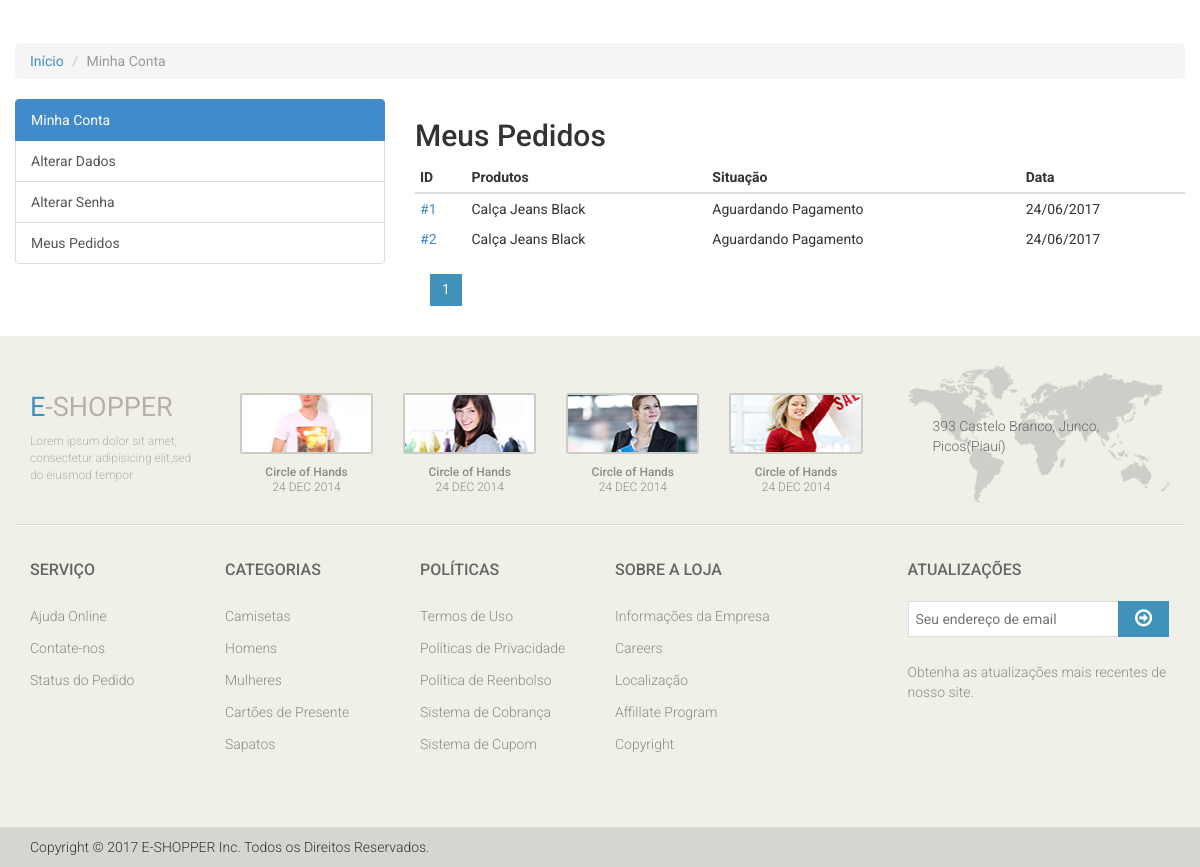
The page /compras/meus-pedidos/ (signed in, lower part) on the database as committed earlier.
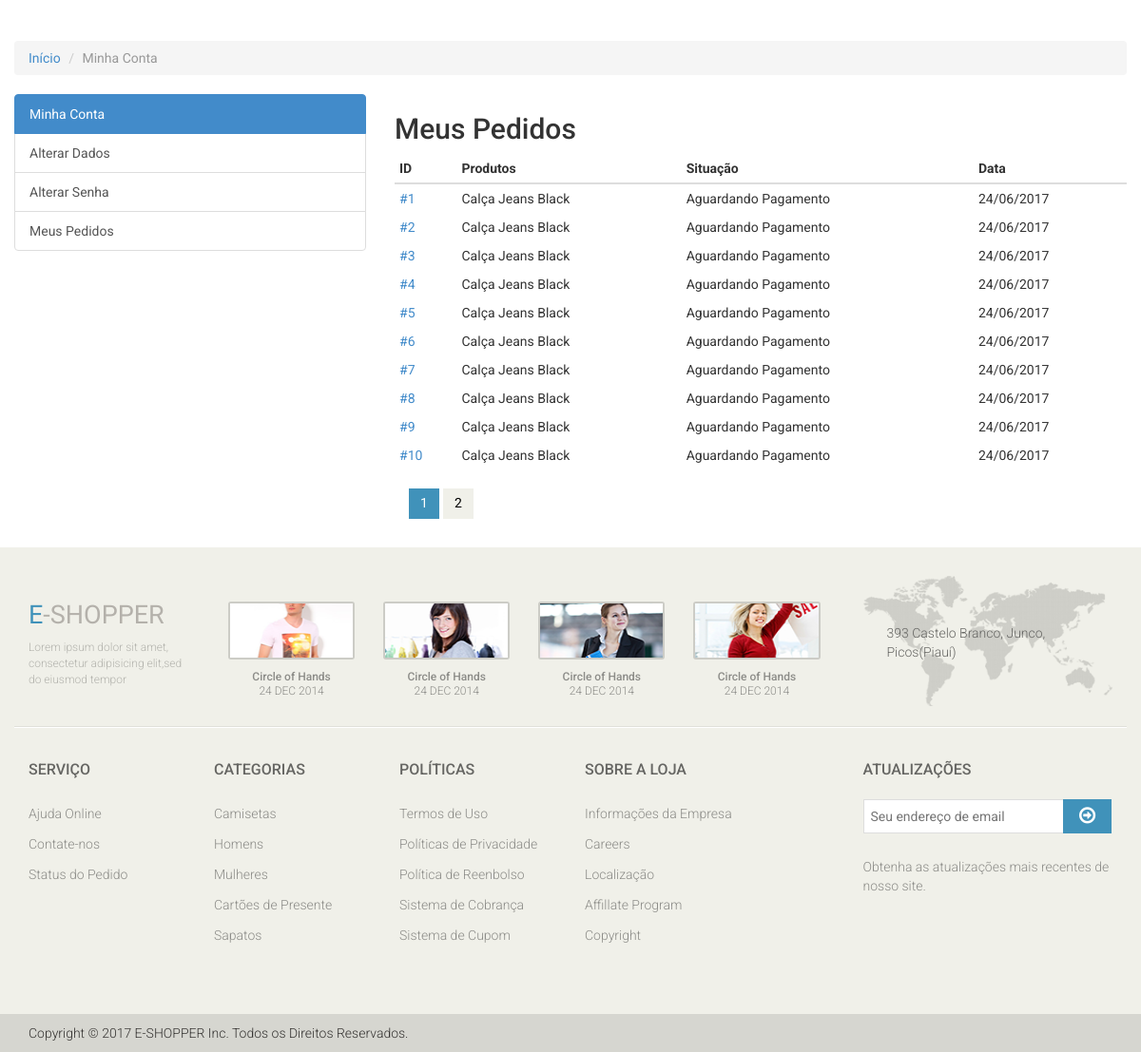
The same page on the database as committed later.
### checkout/models.py (models this page shows, shortened)
class Order(models.Model):
	STATUS_CHOICES = (
		(0, 'Aguardando Pagamento'),
		(1, 'Compra Concluída'),
		(2, 'Compra Cancelada'),
	)
	PAYMENT_OPTIONS_CHOICES = (
		('deposit', 'Depósito'),
		('pagseguro', 'PagSeguro'),
		('paypal', 'Paypal'),
	)
	user = models.ForeignKey(settings.AUTH_USER_MODEL, verbose_name='Usuário')
	status = models.IntegerField('Situação', choices=STATUS_CHOICES, default=0, blank=True)
	payment_option = models.CharField('Opção de Pagamento', choices=PAYMENT_OPTIONS_CHOICES, max_length=20, default='deposit')
	created = models.DateTimeField('Criado em', auto_now_add=True)
	modified = models.DateTimeField('Modificado em', auto_now=True)
	objects = OrderManager()
	class Meta:
		verbose_name = 'Pedido'
		verbose_name_plural = 'Pedidos'
	def products(self):
		products_ids=self.items.values_list('product')
		return Product.objects.filter(pk__in=products_ids)
	def pagseguro(self):
		self.payment_option = 'pagseguro'
		self.save()
		pg = PagSeguro(email=settings.PAGSEGURO_EMAIL, token=settings.PAGSEGURO_TOKEN, config={'sandbox': settings.PAGSEGURO_SANDBOX})
		pg.sender = {'email': self.user.email}
		pg.reference_prefix = ''
		pg.shipping = None
		pg.reference = self.pk
		for item in self.items.all():
			pg.items.append({'id': item.product.pk, 'description': item.product.name, 'quantity': item.quantity, 'amount': '%.2f' % item.price})
		return pg

### catalog/models.py (models this page shows, shortened)
class Product(models.Model):
	name = models.CharField('Nome', max_length=100)
	slug = models.SlugField('Indetificador', max_length=100)
	category = models.ForeignKey('catalog.Category', verbose_name='Categoria')
	description = models.TextField('Descrição', blank=True)
	price = models.DecimalField('Preço', decimal_places=2, max_digits=10)
	image = models.ImageField('Imagem', upload_to='products', blank=True, null=True)
	created = models.DateTimeField('Criado em', auto_now_add=True)
	modified = models.DateTimeField('Modificado em', auto_now_add=True)
	class Meta:
		verbose_name = 'Produto'
		verbose_name_plural = 'Produtos'
		ordering = ['name']

### checkout/views.py (the view)
class OrderListView(LoginRequiredMixin, ListView):
	template_name = 'checkout/order_list.html'
	paginate_by = 10
	def get_queryset(self):
		return Order.objects.filter(user=self.request.user)

### accounts/models.py (called while the page is built)
	def __str__(self):
		return self.name or self.username

### catalog/context_processors.py (called while the page is built)
def categories(request):
	return {
		'categories': Category.objects.all()
	}

### catalog/models.py (called while the page is built)
	def __str__(self):
		return self.name

	def get_absolute_url(self):
		return reverse('catalog:category', kwargs={'slug': self.slug})

### core/templatetags/pagination.py (called while the page is built)
@register.inclusion_tag('pagination.html')
def pagination(request, paginator, page_obj):
	context = {}
	context['paginator'] = paginator
	context['request'] = request
	context['page_obj'] = page_obj
	getvars = request.GET.copy()
	if 'page' in getvars:
		del getvars['page']
	if len(getvars) > 0:
		context['getvars'] = '&{0}'.format(getvars.urlencode())
	else:
		context['getvars'] = ''
	return context

### checkout/templates/checkout/order_list.html (shortened to what this page needs)
{% extends "accounts/index.html" %}
{% load pagination %}
{% block accounts_container %}
<h2>Meus Pedidos</h2>
<div class="table-responsive cart_info">
    <table class="table table-condensed">
        <thead>
            <tr>
                <th>
                    ID
                </th>
                <th>
                    Produtos
                </th>
                <th>
                    Situação
                </th>
                <th>
                    Data
                </th>
            </tr>
        </thead>
        <tbody>
            {% for order in object_list %}
            <tr>
                <td>
                    <a href="{% url 'checkout:order_detail' order.pk %}">#{{ order.pk }}</a>
                </td>
                <td>
                    {% for product in order.products %}
                    {{ product.name }}{% if not forloop.last %}<br />{% endif %}
                    {% endfor %}
                </td>
                <td>
                    {{ order.get_status_display }}
                </td>
                <td>
                    {{ order.created|date:"d/m/Y" }}
                </td>
            </tr>
            {% endfor %}
        </tbody>
    </table>
</div>
{% pagination request paginator page_obj %}
{% endblock %}

Rows that differ between the two databases and show on the page:
added Order: pk "3", status "Aguardando Pagamento", created "24/06/2017", Product (name "Calça Jeans Black")
added Order: pk "4", status "Aguardando Pagamento", created "24/06/2017", Product (name "Calça Jeans Black")
added Order: pk "5", status "Aguardando Pagamento", created "24/06/2017", Product (name "Calça Jeans Black")
added Order: pk "6", status "Aguardando Pagamento", created "24/06/2017", Product (name "Calça Jeans Black")
added Order: pk "7", status "Aguardando Pagamento", created "24/06/2017", Product (name "Calça Jeans Black")
added Order: pk "8", status "Aguardando Pagamento", created "24/06/2017", Product (name "Calça Jeans Black")
added Order: pk "9", status "Aguardando Pagamento", created "24/06/2017", Product (name "Calça Jeans Black")
added Order: pk "10", status "Aguardando Pagamento", created "24/06/2017", Product (name "Calça Jeans Black")
Other text that changed with them:
new list line: "2"
